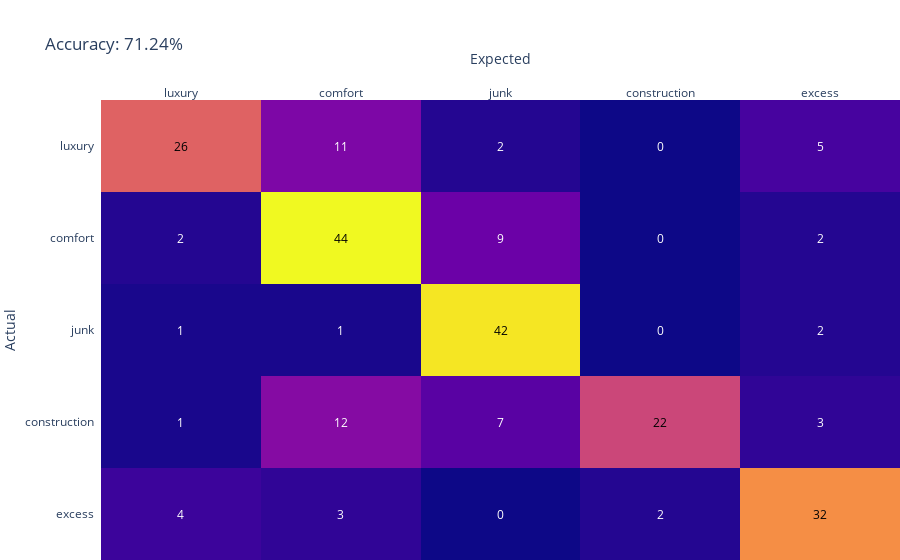

This figure's notebook cell:
### Code cell
auge = Auge()
auge.load_state_dict(load('../models/auge.pth'))
auge.eval()
actual, expected = zeros(0, dtype=long), zeros(0, dtype=long)
with no_grad():
    for samples, targets in testing_loader:
        actual = cat([actual, max(auge(samples), 1)[1].view(-1)])
        expected = cat([expected, targets.view(-1)])
matrix = confusion_matrix(expected, actual)
iplot(
    create_annotated_heatmap(z=matrix, x=labels, y=labels, hoverinfo='skip')
    .update_xaxes(title_text='Expected')
    .update_yaxes(title_text='Actual', autorange='reversed')
    .update_layout(
        margin={'t': 100, 'r': 0, 'b': 0, 'l': 0},
        title=f'Accuracy: {trace(matrix) / sum(matrix) * 100:.2f}%'
    )
)

### Figure 1 — Plotly figure (JSON) as saved in the notebook; plotly's stock layout.template omitted (floating-point values rounded to 4 significant figures)
{"data": [{"colorscale": [[0, "#0d0887"], [0.1111, "#46039f"], [0.2222, "#7201a8"], [0.3333, "#9c179e"], [0.4444, "#bd3786"], [0.5556, "#d8576b"], [0.6667, "#ed7953"], [0.7778, "#fb9f3a"], [0.8889, "#fdca26"], [1, "#f0f921"]], "hoverinfo": "skip", "reversescale": false, "showscale": false, "type": "heatmap", "x": ["luxury", "comfort", "junk", "construction", "excess"], "y": ["luxury", "comfort", "junk", "construction", "excess"], "z": [[26, 11, 2, 0, 5], [2, 44, 9, 0, 2], [1, 1, 42, 0, 2], [1, 12, 7, 22, 3], [4, 3, 0, 2, 32]]}], "layout": {"annotations": [{"font": {"color": "#000000"}, "showarrow": false, "text": "26", "x": "luxury", "xref": "x", "y": "luxury", "yref": "y"}, {"font": {"color": "#FFFFFF"}, "showarrow": false, "text": "11", "x": "comfort", "xref": "x", "y": "luxury", "yref": "y"}, {"font": {"color": "#FFFFFF"}, "showarrow": false, "text": "2", "x": "junk", "xref": "x", "y": "luxury", "yref": "y"}, {"font": {"color": "#FFFFFF"}, "showarrow": false, "text": "0", "x": "construction", "xref": "x", "y": "luxury", "yref": "y"}, {"font": {"color": "#FFFFFF"}, "showarrow": false, "text": "5", "x": "excess", "xref": "x", "y": "luxury", "yref": "y"}, {"font": {"color": "#FFFFFF"}, "showarrow": false, "text": "2", "x": "luxury", "xref": "x", "y": "comfort", "yref": "y"}, {"font": {"color": "#000000"}, "showarrow": false, "text": "44", "x": "comfort", "xref": "x", "y": "comfort", "yref": "y"}, {"font": {"color": "#FFFFFF"}, "showarrow": false, "text": "9", "x": "junk", "xref": "x", "y": "comfort", "yref": "y"}, {"font": {"color": "#FFFFFF"}, "showarrow": false, "text": "0", "x": "construction", "xref": "x", "y": "comfort", "yref": "y"}, {"font": {"color": "#FFFFFF"}, "showarrow": false, "text": "2", "x": "excess", "xref": "x", "y": "comfort", "yref": "y"}, {"font": {"color": "#FFFFFF"}, "showarrow": false, "text": "1", "x": "luxury", "xref": "x", "y": "junk", "yref": "y"}, {"font": {"color": "#FFFFFF"}, "showarrow": false, "text": "1", "x": "comfort", "xref": "x", "y": "junk", "yref": "y"}, {"font": {"color": "#000000"}, "showarrow": false, "text": "42", "x": "junk", "xref": "x", "y": "junk", "yref": "y"}, {"font": {"color": "#FFFFFF"}, "showarrow": false, "text": "0", "x": "construction", "xref": "x", "y": "junk", "yref": "y"}, {"font": {"color": "#FFFFFF"}, "showarrow": false, "text": "2", "x": "excess", "xref": "x", "y": "junk", "yref": "y"}, {"font": {"color": "#FFFFFF"}, "showarrow": false, "text": "1", "x": "luxury", "xref": "x", "y": "construction", "yref": "y"}, {"font": {"color": "#FFFFFF"}, "showarrow": false, "text": "12", "x": "comfort", "xref": "x", "y": "construction", "yref": "y"}, {"font": {"color": "#FFFFFF"}, "showarrow": false, "text": "7", "x": "junk", "xref": "x", "y": "construction", "yref": "y"}, {"font": {"color": "#000000"}, "showarrow": false, "text": "22", "x": "construction", "xref": "x", "y": "construction", "yref": "y"}, {"font": {"color": "#FFFFFF"}, "showarrow": false, "text": "3", "x": "excess", "xref": "x", "y": "construction", "yref": "y"}, {"font": {"color": "#FFFFFF"}, "showarrow": false, "text": "4", "x": "luxury", "xref": "x", "y": "excess", "yref": "y"}, {"font": {"color": "#FFFFFF"}, "showarrow": false, "text": "3", "x": "comfort", "xref": "x", "y": "excess", "yref": "y"}, {"font": {"color": "#FFFFFF"}, "showarrow": false, "text": "0", "x": "junk", "xref": "x", "y": "excess", "yref": "y"}, {"font": {"color": "#FFFFFF"}, "showarrow": false, "text": "2", "x": "construction", "xref": "x", "y": "excess", "yref": "y"}, {"font": {"color": "#000000"}, "showarrow": false, "text": "32", "x": "excess", "xref": "x", "y": "excess", "yref": "y"}], "margin": {"b": 0, "l": 0, "r": 0, "t": 100}, "title": {"text": "Accuracy: 71.24%"}, "xaxis": {"dtick": 1, "gridcolor": "rgb(0, 0, 0)", "side": "top", "ticks": "", "title": {"text": "Expected"}}, "yaxis": {"autorange": "reversed", "dtick": 1, "ticks": "", "ticksuffix": "  ", "title": {"text": "Actual"}}}}
